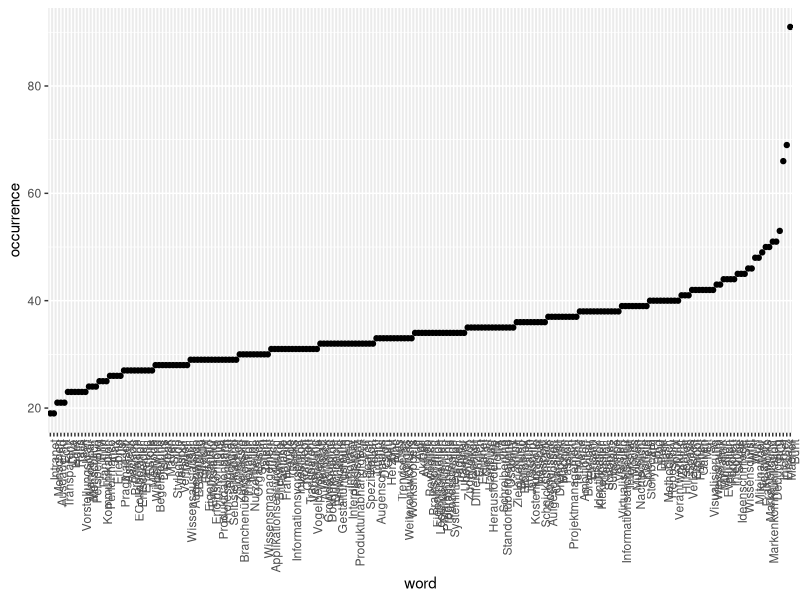

The R script that drew this image:
library(ggplot2)

words <- read.table("namics.txt")
occurrences <- as.data.frame(table(words$V1))

ggplot(occurrences, aes(x=reorder(Var1, Freq), y=Freq)) + 
  xlab("word") + ylab("occurrence") +
  geom_point() + theme(axis.text.x = element_text(angle=90, hjust=TRUE))